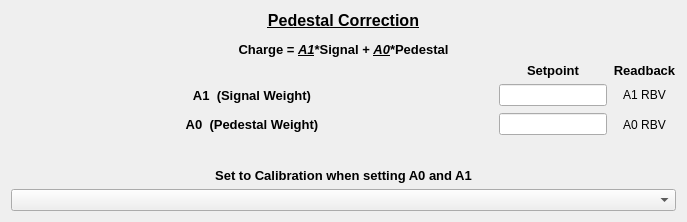
<?xml version="1.0" encoding="UTF-8"?>
<ui version="4.0">
 <class>Form</class>
 <widget class="QWidget" name="Form">
  <property name="geometry">
   <rect>
    <x>0</x>
    <y>0</y>
    <width>687</width>
    <height>222</height>
   </rect>
  </property>
  <property name="windowTitle">
   <string>Farady Cup ${CHAN} Coefficients</string>
  </property>
  <layout class="QGridLayout" name="gridLayout">
   <item row="0" column="0">
    <layout class="QVBoxLayout" name="verticalLayout" stretch="4,1,0,0,0">
     <item>
      <widget class="QLabel" name="araw">
       <property name="font">
        <font>
         <pointsize>10</pointsize>
         <weight>75</weight>
         <bold>true</bold>
        </font>
       </property>
       <property name="text">
        <string>&lt;html&gt;&lt;head/&gt;&lt;body&gt;&lt;p&gt;&lt;span style=&quot; font-size:12pt; text-decoration: underline;&quot;&gt;Pedestal Correction&lt;/span&gt;&lt;/p&gt;&lt;p&gt;Charge = &lt;span style=&quot; font-style:italic; text-decoration: underline;&quot;&gt;A1&lt;/span&gt;*Signal + &lt;span style=&quot; font-style:italic; text-decoration: underline;&quot;&gt;A0&lt;/span&gt;*Pedestal&lt;/p&gt;&lt;/body&gt;&lt;/html&gt;</string>
       </property>
       <property name="alignment">
        <set>Qt::AlignCenter</set>
       </property>
      </widget>
     </item>
     <item>
      <layout class="QGridLayout" name="gridLayout_2" columnstretch="4,0,0">
       <item row="0" column="1">
        <widget class="QLabel" name="setpointLbl">
         <property name="sizePolicy">
          <sizepolicy hsizetype="Preferred" vsizetype="Preferred">
           <horstretch>0</horstretch>
           <verstretch>0</verstretch>
          </sizepolicy>
         </property>
         <property name="font">
          <font>
           <pointsize>10</pointsize>
           <weight>75</weight>
           <bold>true</bold>
          </font>
         </property>
         <property name="text">
          <string>Setpoint</string>
         </property>
         <property name="alignment">
          <set>Qt::AlignCenter</set>
         </property>
        </widget>
       </item>
       <item row="0" column="2">
        <widget class="QLabel" name="readbackLbl">
         <property name="font">
          <font>
           <pointsize>10</pointsize>
           <weight>75</weight>
           <bold>true</bold>
          </font>
         </property>
         <property name="text">
          <string>Readback</string>
         </property>
         <property name="alignment">
          <set>Qt::AlignCenter</set>
         </property>
        </widget>
       </item>
       <item row="2" column="0">
        <widget class="QLabel" name="a0lbl">
         <property name="minimumSize">
          <size>
           <width>0</width>
           <height>25</height>
          </size>
         </property>
         <property name="font">
          <font>
           <pointsize>10</pointsize>
           <weight>75</weight>
           <bold>true</bold>
          </font>
         </property>
         <property name="text">
          <string>A0  (Pedestal Weight)</string>
         </property>
         <property name="alignment">
          <set>Qt::AlignCenter</set>
         </property>
        </widget>
       </item>
       <item row="1" column="0">
        <widget class="QLabel" name="a1lbl">
         <property name="font">
          <font>
           <pointsize>10</pointsize>
           <weight>75</weight>
           <bold>true</bold>
          </font>
         </property>
         <property name="text">
          <string>A1  (Signal Weight)</string>
         </property>
         <property name="alignment">
          <set>Qt::AlignCenter</set>
         </property>
        </widget>
       </item>
       <item row="1" column="1">
        <widget class="PyDMLineEdit" name="a1edit">
         <property name="enabled">
          <bool>true</bool>
         </property>
         <property name="sizePolicy">
          <sizepolicy hsizetype="Preferred" vsizetype="Fixed">
           <horstretch>0</horstretch>
           <verstretch>0</verstretch>
          </sizepolicy>
         </property>
         <property name="toolTip">
          <string/>
         </property>
         <property name="precision" stdset="0">
          <number>4</number>
         </property>
         <property name="precisionFromPV" stdset="0">
          <bool>false</bool>
         </property>
         <property name="channel" stdset="0">
          <string>ca://FARC:${AREA}:${POS}:CoefA1</string>
         </property>
         <property name="displayFormat" stdset="0">
          <enum>PyDMLineEdit::Exponential</enum>
         </property>
        </widget>
       </item>
       <item row="2" column="1">
        <widget class="PyDMLineEdit" name="a0edit">
         <property name="sizePolicy">
          <sizepolicy hsizetype="Preferred" vsizetype="Fixed">
           <horstretch>0</horstretch>
           <verstretch>0</verstretch>
          </sizepolicy>
         </property>
         <property name="toolTip">
          <string/>
         </property>
         <property name="precision" stdset="0">
          <number>4</number>
         </property>
         <property name="precisionFromPV" stdset="0">
          <bool>false</bool>
         </property>
         <property name="channel" stdset="0">
          <string>ca://FARC:${AREA}:${POS}:CoefA0</string>
         </property>
         <property name="displayFormat" stdset="0">
          <enum>PyDMLineEdit::Exponential</enum>
         </property>
        </widget>
       </item>
       <item row="2" column="2">
        <widget class="PyDMLabel" name="a0RBV">
         <property name="toolTip">
          <string/>
         </property>
         <property name="text">
          <string>A0 RBV</string>
         </property>
         <property name="alignment">
          <set>Qt::AlignCenter</set>
         </property>
         <property name="precision" stdset="0">
          <number>4</number>
         </property>
         <property name="precisionFromPV" stdset="0">
          <bool>false</bool>
         </property>
         <property name="channel" stdset="0">
          <string>ca://FARC:${AREA}:${POS}:CoefA0RBV</string>
         </property>
         <property name="displayFormat" stdset="0">
          <enum>PyDMLabel::Exponential</enum>
         </property>
        </widget>
       </item>
       <item row="1" column="2">
        <widget class="PyDMLabel" name="a1RBV">
         <property name="toolTip">
          <string/>
         </property>
         <property name="text">
          <string>A1 RBV</string>
         </property>
         <property name="alignment">
          <set>Qt::AlignCenter</set>
         </property>
         <property name="precision" stdset="0">
          <number>4</number>
         </property>
         <property name="precisionFromPV" stdset="0">
          <bool>false</bool>
         </property>
         <property name="channel" stdset="0">
          <string>ca://FARC:${AREA}:${POS}:CoefA1RBV</string>
         </property>
         <property name="displayFormat" stdset="0">
          <enum>PyDMLabel::Exponential</enum>
         </property>
        </widget>
       </item>
      </layout>
     </item>
     <item>
      <spacer name="verticalSpacer">
       <property name="orientation">
        <enum>Qt::Vertical</enum>
       </property>
       <property name="sizeHint" stdset="0">
        <size>
         <width>20</width>
         <height>40</height>
        </size>
       </property>
      </spacer>
     </item>
     <item>
      <widget class="QLabel" name="label">
       <property name="font">
        <font>
         <pointsize>10</pointsize>
         <weight>75</weight>
         <bold>true</bold>
        </font>
       </property>
       <property name="text">
        <string>Set to Calibration when setting A0 and A1</string>
       </property>
       <property name="alignment">
        <set>Qt::AlignCenter</set>
       </property>
      </widget>
     </item>
     <item>
      <widget class="PyDMEnumComboBox" name="PyDMEnumComboBox">
       <property name="toolTip">
        <string/>
       </property>
       <property name="channel" stdset="0">
        <string>ca://FARC:${AREA}:${POS}:SETCOEF</string>
       </property>
      </widget>
     </item>
    </layout>
   </item>
  </layout>
 </widget>
 <customwidgets>
  <customwidget>
   <class>PyDMLabel</class>
   <extends>QLabel</extends>
   <header>pydm.widgets.label</header>
  </customwidget>
  <customwidget>
   <class>PyDMEnumComboBox</class>
   <extends>QComboBox</extends>
   <header>pydm.widgets.enum_combo_box</header>
  </customwidget>
  <customwidget>
   <class>PyDMLineEdit</class>
   <extends>QLineEdit</extends>
   <header>pydm.widgets.line_edit</header>
  </customwidget>
 </customwidgets>
 <resources/>
 <connections/>
</ui>
